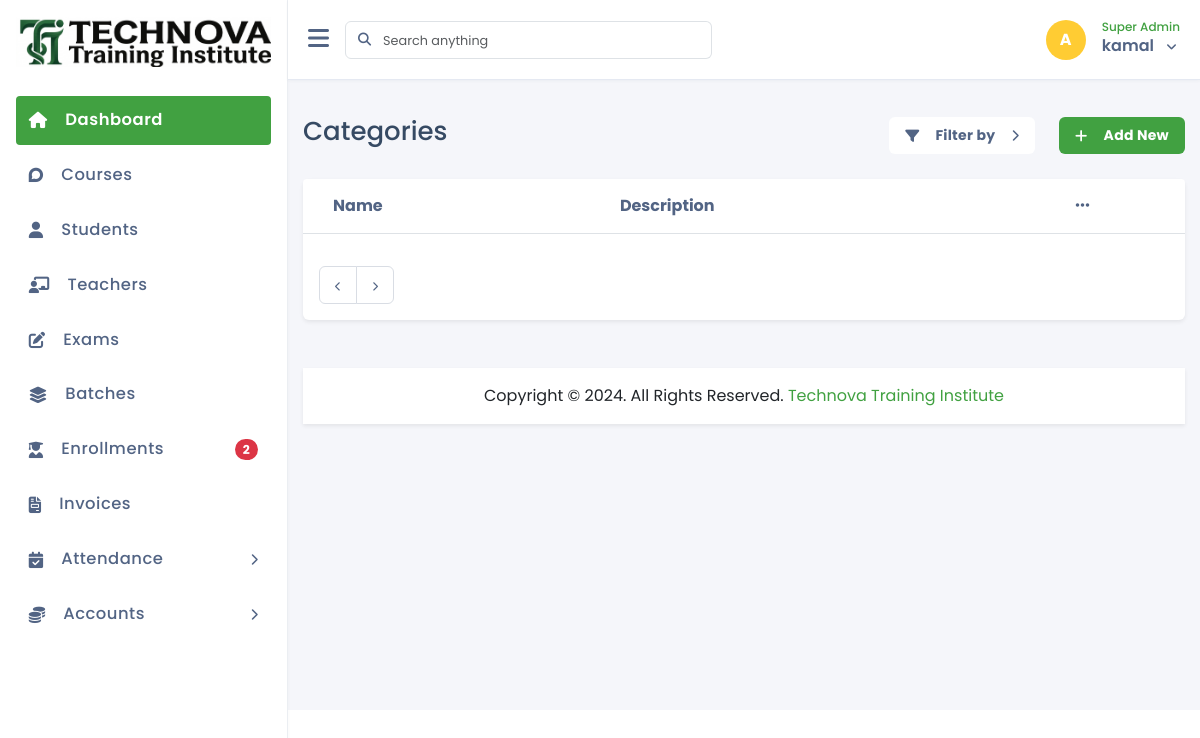
The page /courses/categories/list.php (signed in) on the database as committed earlier.
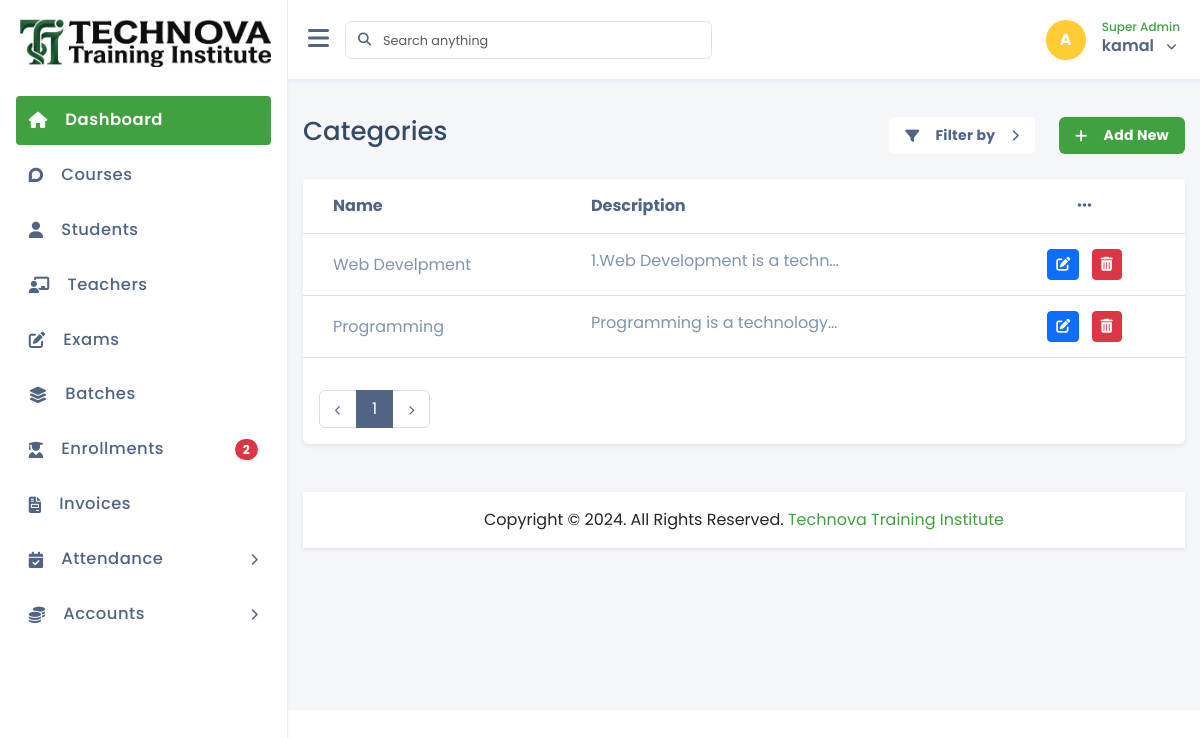
The same page on the database as committed later.
### tables this page shows
CREATE TABLE `categories` (
  `id` int(11) NOT NULL,
  `category_name` varchar(100) NOT NULL,
  `description` varchar(255) DEFAULT NULL,
  `created_at` timestamp NOT NULL DEFAULT current_timestamp(),
  `deleted_at` datetime DEFAULT NULL
);

### crud/crud_class.php (called while the page is built, shortened)
<?php
class crud_class{
    private $host = "localhost";
    private $username = "root";
    private $password = "";
    private $database = "technova_training_institute";
    public $conn;
    public function __construct(){
        $this->conn = new mysqli($this->host, $this->username, $this->password, $this->database);
    }
    public function common_select($table, $columns = "*", $where = [],$where_condition = "AND", $order_by = "",
        $sort_order = "ASC",$limit = "",$offset = ""){
        $result=[
            "status"=>false,
            "data"=>[],
            "message"=>""
        ];
        $sql = "SELECT $columns FROM $table";
        if(!empty($where)){
            $where_clauses = [];
            foreach($where as $column => $value){
                $where_clauses[] = "$table" . "." . "$column = '" . $this->conn->real_escape_string($value) . "'";
            }
            $sql .= " WHERE " . implode(" $where_condition ", $where_clauses);
            $sql .= " AND deleted_at IS NULL";
        }else{
            $sql .= " WHERE deleted_at IS NULL";
        }
        if(!empty($order_by)){
            $sql .= " ORDER BY $order_by $sort_order";
        }
        if(!empty($limit)){
            $sql .= " LIMIT $limit";
        }
        $rs = $this->conn->query($sql);
        if($rs->num_rows > 0){
            $result["status"] = true;
            $result["message"] = "Records found";
            while($row = $rs->fetch_object()){
                $result["data"][] = $row;
            }
            return $result;
        } else {
            $result["message"] = "No records found";
            return $result;
        }
    }
    public function number_of_records($table){
        $sql = "SELECT COUNT(*) as total FROM $table";
        $rs = $this->conn->query($sql);
        if($rs->num_rows > 0){
            $row = $rs->fetch_object();
            return $row->total;
        } else {
            return 0;
        }
    }
}

### component/connection.php (called while the page is built, shortened)
<?php
    $base_url = "http://localhost/technova_training_institute/";
    require_once  ($_SERVER['DOCUMENT_ROOT'] . "/technova_training_institute/crud/crud_class.php");
    $crud = new crud_class();
?>

### courses/categories/list.php (the view, shortened to what the changed rows need)
<?php require_once "../../component/header.php"; ?>
<?php require_once "../../component/sidebar.php"; ?>
  <div class="main-content">
      <div class="mt-4">
        <div class="card shadow-sm border-0">
          <div class="card-body p-0">
              <div class="table-responsive table-rounded-top">
                  <table class="table align-middle">
                      <thead>
                        <tr>
                          <th>Name</th>
                          <th>Description</th>
                          <th class="text-center"><i class="fas fa-ellipsis-h"></i></th>
                        </tr>
                      </thead>
                      <tbody>
                        <?php
                        if(isset($_GET['page']) && is_numeric($_GET['page'])){
                            $page = (int)$_GET['page'];
                        } else {
                            $page = 1;
                        }
                        $categories = $crud->common_select("categories",'*',[],'AND','id','ASC',10,($page-1)*10);
                        if($categories['status']){
                        foreach ($categories['data'] as $category) { ?>
                        <tr>
                          <td><?= $category->category_name ?></td>
                          <td><span class="d-inline-block text-truncate" style="max-width: 250px;" title="<?= htmlspecialchars($category->description) ?>">
                                <?= htmlspecialchars($category->description) ?>
                              </span></td>
                          <td class="text-center">
                            <a href="<?= $base_url ?>courses/categories/edit.php?id=<?= $category->id ?>" class="btn btn-sm btn-primary mb-2 mb-lg-0 me-0 me-lg-2"><i class="fa-regular fa-pen-to-square"></i></a>
                            <a href="<?= $base_url ?>courses/categories/delete.php?id=<?= $category->id ?>" class="btn btn-sm btn-danger"><i class="fa-solid fa-trash-can"></i></a>
                          </td>
                        </tr>
                        <?php } } ?>
                      </tbody>
                    </table>
              </div>
              <div class="pb-3 ps-3 mt-3 d-flex justify-content-center justify-content-md-between justify-content-lg-between flex-wrap flex-md-nowrap">
                <nav aria-label="Page navigation" class="mb-3 mb-md-0 mb-lg-0">
                  <?php
                      $total_records = $crud->number_of_records("categories");
                      $records_per_page = 10;
                      $total_pages = ceil($total_records / $records_per_page);
                  ?>
                  <ul class="pagination">
                    <?php for ($i = 1; $i <= $total_pages; $i++) { ?>
                      <li class="page-item <?= ($i == $page) ? 'active' : '' ?>"><a class="page-link" href="<?= $base_url ?>courses/categories/list.php?page=<?= $i ?>"><?= $i ?></a></li>
                    <?php } ?>
                  </ul>
              </nav>
              </div>
      </div>
      </div>
  </div>
<?php require_once "../../component/footer.php" ?>

Rows that differ between the two databases and show on the page:
added categories: category_name "Web Develpment", description "1.Web Development is a techn…"
added categories: category_name "Programming", description "Programming is a technology…"
Other text that changed with them:
new list line: "1"
